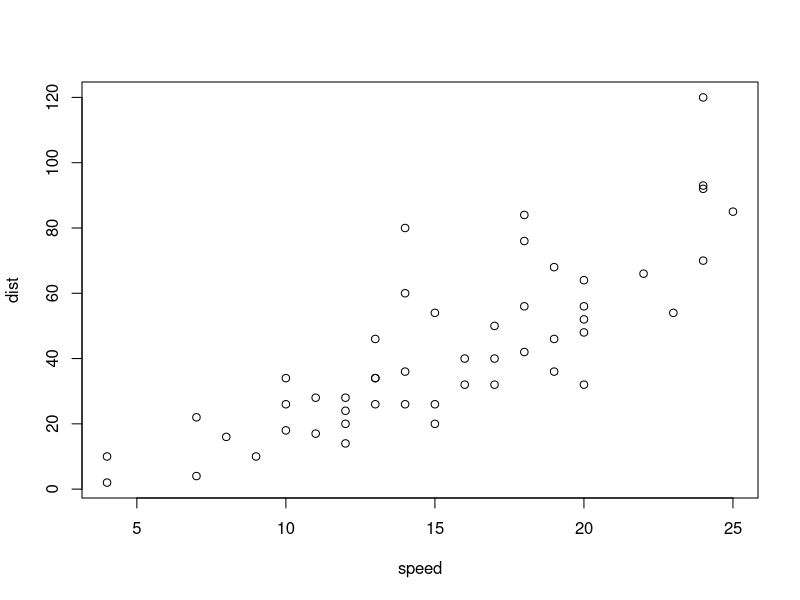
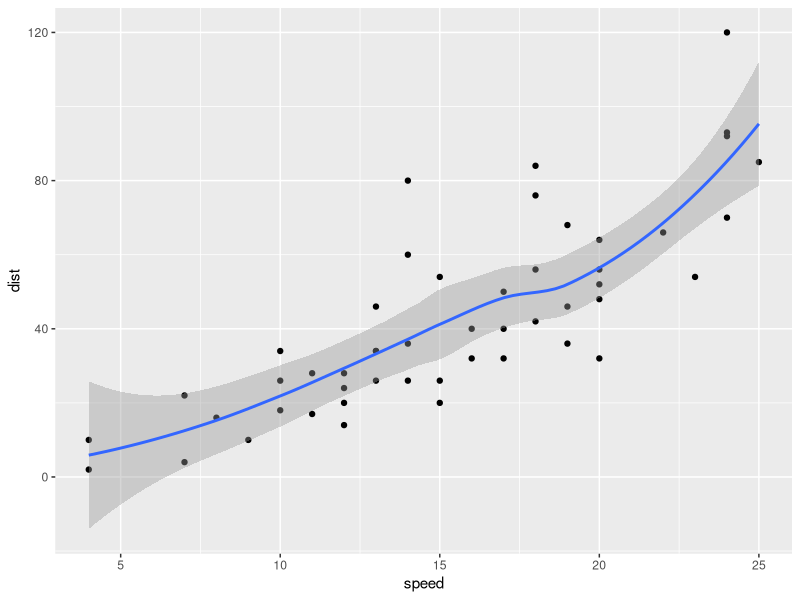

These charts were generated, in order, by the following R code:
## ---- chunk 1
plot(cars)
## ---- chunk 2
library("ggplot2")
p <- ggplot(data = cars, aes(x=speed,y=dist))+geom_point() + geom_smooth()
p
